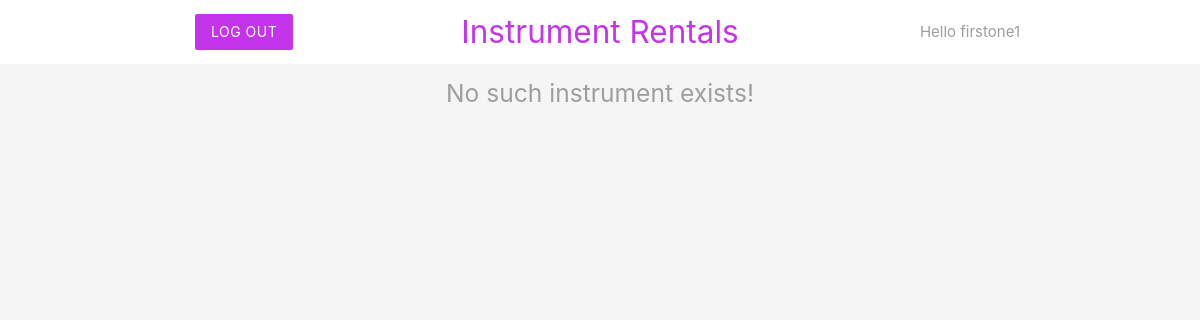
The page /return.php?id=9 (signed in) on the database as committed earlier.
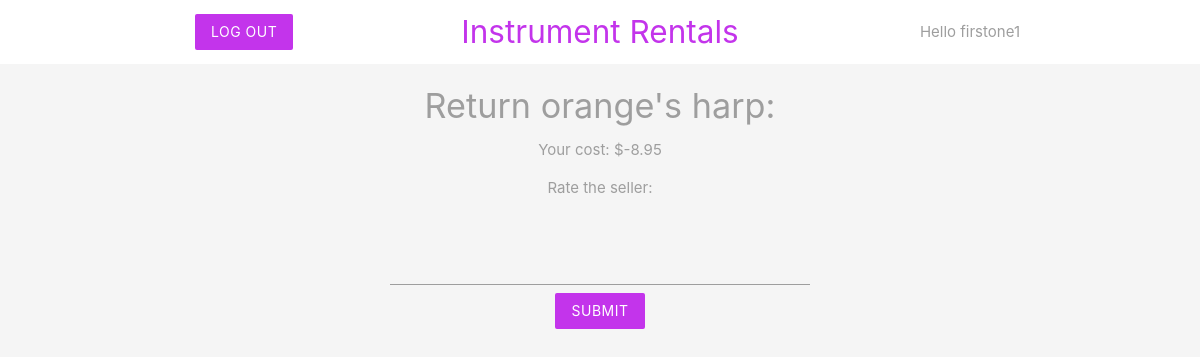
The same page on the database as committed later.
### tables this page shows
CREATE TABLE `instrument` (
  `inst_id` int(11) NOT NULL,
  `name` varchar(255) NOT NULL,
  `date_posted` datetime DEFAULT NULL,
  `price` decimal(10,2) NOT NULL,
  `status` enum('available','hidden','rented') NOT NULL DEFAULT 'hidden',
  `rent_time` datetime DEFAULT NULL,
  `owner_username` varchar(32) NOT NULL,
  `renter_username` varchar(32) DEFAULT NULL
);

### return.php (the view, shortened to what this page needs)
<?php
	$username = $_SESSION['username'];
	include('db_connection.php');
	$illegal = false;
	if(isset($_GET['id'])) {
		$id = mysqli_real_escape_string($conn, $_GET['id']);
		$sql = "SELECT * FROM instrument WHERE inst_id = $id";
		$result = mysqli_query($conn, $sql);
		$instrument = mysqli_fetch_assoc($result);
		if(strcmp($instrument['renter_username'], $username) != 0) {
			$illegal = true;
		}
	}
	$rating = '';
 ?>
 <!DOCTYPE html>
 <html>
 <?php include 'inst_header2.php'; ?>
<div class="container center grey-text">
	<?php if($instrument && !$illegal): ?>
		<h4><?php echo 'Return '.htmlspecialchars($instrument['owner_username'])."'s ".htmlspecialchars($instrument['name']).':'; ?></h4>
		<?php
		$time = $instrument['rent_time'];
		$sql2 = "SELECT DATEDIFF(CURRENT_TIMESTAMP, '$time') AS diff";
		$answer = mysqli_query($conn, $sql2);
		$costs = mysqli_fetch_all($answer, MYSQLI_ASSOC);
		foreach($costs as $cost) {
			$diff = $cost['diff'];
		}
		$amt = $instrument['price'] * $diff; ?>
		<p>Your cost: $<?php echo $amt; ?></p>
		<p>Rate the seller:</p>
		<form action="return.php?id=<?php echo $id ?>" method="POST">
			<input type= "text" name="rating" value= "<?php echo htmlspecialchars($rating) ?>">
			<input type="submit" name="submit" value="submit" class="btn btnback z-depth-0">
		</form>
		<?php else: ?>
			<h5>No such instrument exists!</h5>
		<?php endif; ?>
</div>
 </html>

Rows that differ between the two databases and show on the page:
now on this page (row edited): instrument: owner_username "orange", name "harp"
changed instrument: renter_username empty → "firstone1" (drawn)
Other text that changed with them:
$amt: (not shown) → "-8.95"
form field submit: (not shown) → "submit"
text no longer shown: "No such instrument exists!"
text now shown: "Return 's : Your cost: $ Rate the seller:"
